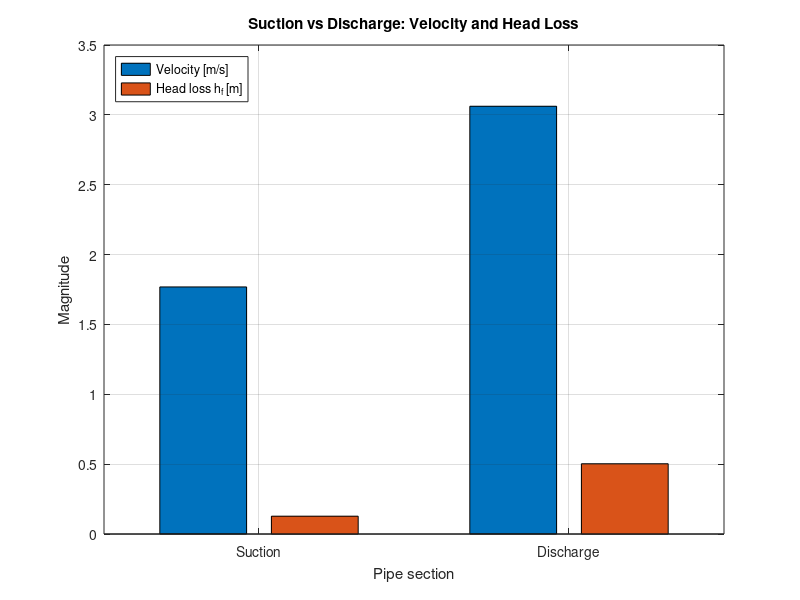

Write the MATLAB code that produced this figure.
%% Darcy–Weisbach Simulation (API 610 Reference)
% Author: Gianluigi Riccardi
% Simulation of suction vs discharge flow conditions for a centrifugal pump
% ------------------------------------------------------------------------
% This script applies the Darcy–Weisbach equation to evaluate
% head losses between suction and discharge lines.
%
% Reference:
% - API 610: Centrifugal Pumps for Petroleum, Petrochemical and Natural Gas Industries
% - f = 0.02 typical for smooth SAIS carbon-steel process piping
% ------------------------------------------------------------------------

clear; clc; close all;

% Flow rate [m^3/s] (50 m³/h)
Q = 50 / 3600;           

% Pipe diameters [m]
Ds = 0.10;               % Suction line (DN100 ≈ 4”)
Dd = 0.076;              % Discharge line (DN80 ≈ 3”)

% Constants
g = 9.81;                % Gravity [m/s²]
f = 0.02;                % Friction factor (smooth steel)
L = 4;                   % Pipe length [m]

% Cross-sectional area function
A = @(D) pi * D^2 / 4;

% Velocities [m/s]
v_suction   = Q / A(Ds);
v_discharge = Q / A(Dd);

% Head losses [m]
hf_suction   = f * (L / Ds) * (v_suction^2 / (2 * g));
hf_discharge = f * (L / Dd) * (v_discharge^2 / (2 * g));

% Display numerical results
fprintf('--- Darcy–Weisbach Simulation Results ---\n');
fprintf('Suction velocity     = %.2f m/s\n', v_suction);
fprintf('Discharge velocity   = %.2f m/s\n', v_discharge);
fprintf('Suction head loss    = %.3f m\n', hf_suction);
fprintf('Discharge head loss  = %.3f m\n', hf_discharge);

% Visualization
values = [v_suction v_discharge; hf_suction hf_discharge];
figure('Name','Darcy–Weisbach Simulation','NumberTitle','off');
bar(values');
set(gca, 'XTickLabel', {'Suction','Discharge'});
legend({'Velocity [m/s]', 'Head loss h_f [m]'}, 'Location', 'northwest');
title('Suction vs Discharge: Velocity and Head Loss');
xlabel('Pipe section');
ylabel('Magnitude');
grid on;

% 2025 – Gianluigi Riccardi | ReliaVib Initiative
